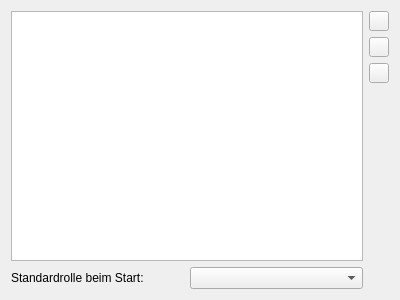
<?xml version="1.0" encoding="UTF-8"?>
<ui version="4.0">
 <class>ConfRoles</class>
 <widget class="QWidget" name="ConfRoles">
  <property name="geometry">
   <rect>
    <x>0</x>
    <y>0</y>
    <width>400</width>
    <height>300</height>
   </rect>
  </property>
  <property name="windowTitle">
   <string>Form</string>
  </property>
  <layout class="QGridLayout">
   <item row="0" column="0" rowspan="5" colspan="2">
    <widget class="QListWidget" name="listRoles"/>
   </item>
   <item row="0" column="2">
    <widget class="QPushButton" name="pbAdd">
     <property name="maximumSize">
      <size>
       <width>20</width>
       <height>20</height>
      </size>
     </property>
     <property name="toolTip">
      <string>Rolle hinzufügen</string>
     </property>
     <property name="text">
      <string/>
     </property>
     <property name="icon">
      <iconset resource="images/images.qrc">
       <normaloff>:/plus.png</normaloff>:/plus.png</iconset>
     </property>
    </widget>
   </item>
   <item row="1" column="2">
    <widget class="QPushButton" name="pbDel">
     <property name="maximumSize">
      <size>
       <width>20</width>
       <height>20</height>
      </size>
     </property>
     <property name="toolTip">
      <string>Rolle entfernen</string>
     </property>
     <property name="text">
      <string/>
     </property>
     <property name="icon">
      <iconset resource="images/images.qrc">
       <normaloff>:/minus.png</normaloff>:/minus.png</iconset>
     </property>
    </widget>
   </item>
   <item row="2" column="2">
    <widget class="QPushButton" name="pbEdit">
     <property name="maximumSize">
      <size>
       <width>20</width>
       <height>20</height>
      </size>
     </property>
     <property name="toolTip">
      <string>Rolle bearbeiten</string>
     </property>
     <property name="text">
      <string/>
     </property>
     <property name="icon">
      <iconset resource="images/images.qrc">
       <normaloff>:/rename.png</normaloff>:/rename.png</iconset>
     </property>
    </widget>
   </item>
   <item row="5" column="0">
    <widget class="QLabel" name="label">
     <property name="text">
      <string>Standardrolle beim Start:</string>
     </property>
    </widget>
   </item>
   <item row="5" column="1">
    <widget class="QComboBox" name="cbDefaultRole"/>
   </item>
  </layout>
 </widget>
 <resources>
  <include location="images/images.qrc"/>
 </resources>
 <connections/>
</ui>
